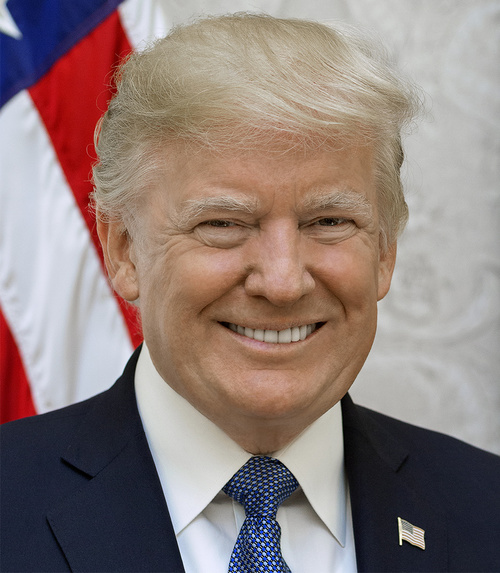
#> input picture trump.jpg, 500 x 573 px
$ jupyter execute 'Instagram_filters (1).ipynb'   (shell and % lines are left out)
#> lines starting #> are read from the running program, lines starting #| are printed output that depends on the picture; after the words box and inside, x2 and y2 are one past the last pixel; in counts of white or black regions, pixels touching at a corner belong together
#> further down, image is the input picture: shape (573, 500, 3); mean B, G, R 123, 126.8, 143
# <font style="color:rgb(50,120,229)">Introduction</font>

Instagram is a photo-enhancing and sharing app for mobile phones. The name came from “Instant Camera and TeleGram”. It allows users to apply different filters to their pictures and share it. It was launched in September 2010 and was an instant hit among its users with 1 Million registered users within 2 months and 10 million in a year. It was acquired by Facebook in 2012 for $1 Billion. [**You know what is cool? A billion dollars!**](https://www.youtube.com/watch?v=4e0n7vTLz1U)

There are many photographic filters present in the app like Clarendon, Gingham, Lark, Moon, X-Pro II, Nashville, Sutro, Kelvin and many more. Most filters can be designed using the method described in color enhancement using curves section.

In this part of the project, You will design 2 instagram-like filter on your own.

1. Pencil Sketch Filter - This will generate a sketch of the given image as shown in the output below.
1. Cartoon Filter using - This should produce a cartoonified output of the input image.

Given below is the expected output for the two filters. Looking at the output, you should be able to figure out what processing can produce those results.

You can also come up with your own filter and show them in the discussion forum.

| <center> <a href="https://www.dropbox.com/s/0w8j6ejacfw3lwt/trump.jpg?dl=1"></a></center> | <center> <a href="https://www.dropbox.com/s/yegx6u3bx8otvh5/pencilSketch.jpg?dl=1"></a></center> | <center> <a href="https://www.dropbox.com/s/rttwy9wszo76jse/cartoon.jpg?dl=1"></a></center> |
| -------- | -------- | -------- |
| <center>Original Image</center>     | <center>Pencil Sketch Result</center>     | <center>Cartoon Filter Result</center>     |

[cell 1]
import cv2
import matplotlib.pyplot as plt
import numpy as np

[cell 2]
import matplotlib
matplotlib.rcParams['figure.figsize'] = (10.0, 10.0)
matplotlib.rcParams['image.cmap'] = 'gray'

[cell 3]
def cartoonify(image, arguments=0):
    # Convert to grayscale
#> called with arguments = 0
    gray = cv2.cvtColor(image, cv2.COLOR_BGR2GRAY)
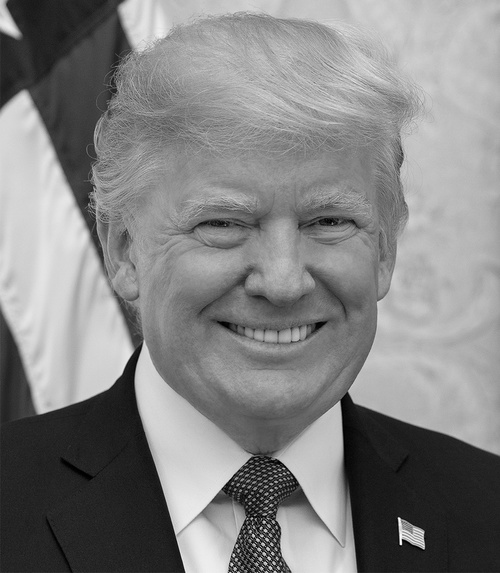
#> gray: shape (573, 500); min 0, max 254, mean 131.3

    # Apply median blur to reduce noise
    gray_blur = cv2.medianBlur(gray, 7)

    # Detect edges using adaptive thresholding
    edges = cv2.adaptiveThreshold(
        gray_blur, 255,
        cv2.ADAPTIVE_THRESH_MEAN_C,
        cv2.THRESH_BINARY,
        blockSize=9,
        C=2
    )
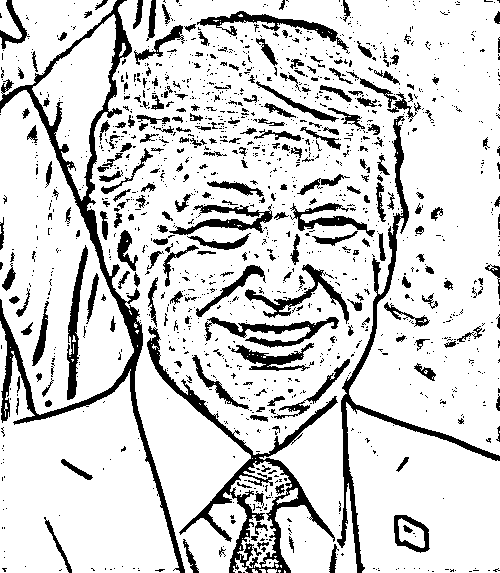
#> edges: shape (573, 500); 83.3% white; 1432 black regions (1177 under 20 px), largest, box (x1, y1, x2, y2) and area: (0, 0, 185, 573) 7861, (147, 326, 338, 573) 5267, (337, 116, 500, 573) 3941

    # Apply bilateral filter to reduce color palette
    color_reduced = cv2.bilateralFilter(image, d=9, sigmaColor=75, sigmaSpace=75)

    # Combine color-reduced image with edges
    cartoonImage = cv2.bitwise_and(color_reduced, color_reduced, mask=edges)
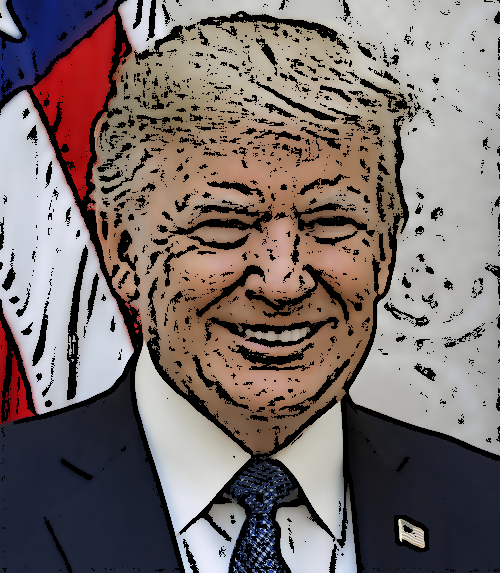
#> cartoonImage: shape (573, 500, 3); mean B, G, R 107.2, 109.7, 121.3

    return cartoonImage

[cell 4]
def pencilSketch(image, arguments=0):
    # Step 1: Convert the image to grayscale
#> called with arguments = 0
    gray = cv2.cvtColor(image, cv2.COLOR_BGR2GRAY)
    invert = cv2.bitwise_not(gray)
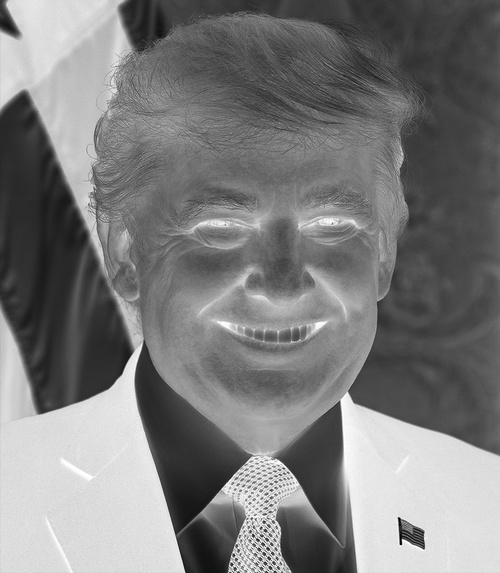
#> invert: shape (573, 500); min 1, max 255, mean 123.7
    blur= cv2.GaussianBlur(invert, (21,21),sigmaX=0,sigmaY=0)
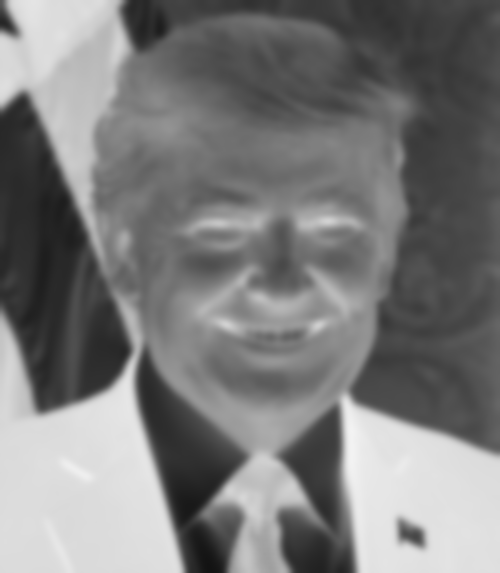
#> blur: shape (573, 500); min 19, max 243, mean 123.7
    sketch = cv2.divide(gray, 255-blur, scale=256)
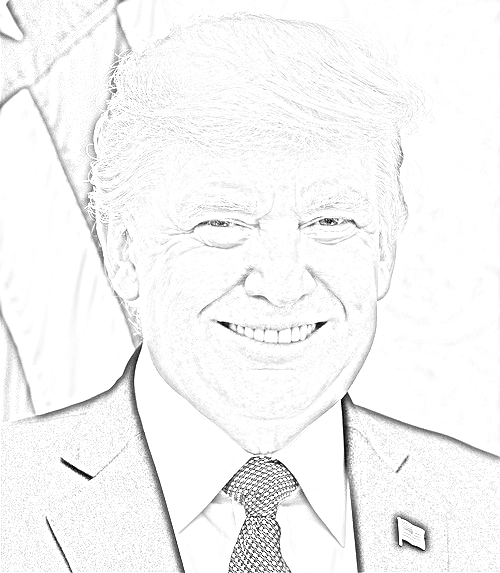
#> sketch: shape (573, 500); min 0, max 255, mean 245.6
    return sketch

[cell 5]
imagePath = "trump.jpg"
image = cv2.imread(imagePath)

cartoonImage = cartoonify(image)
pencilSketchImage = pencilSketch(image)

$ run again, with cartoon.jpg copied over trump.jpg
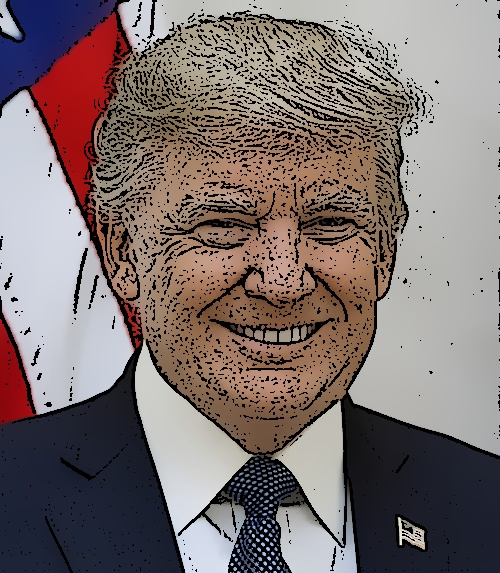
#> input picture cartoon.jpg, 500 x 573 px
#> image is the input picture: shape (573, 500, 3); mean B, G, R 111.6, 113.2, 125.6
#> in cartoonify, `edges = cv2.adaptiveThreshold( gray_blur, 255, cv2.ADAPTIVE_THRESH_MEA..`:
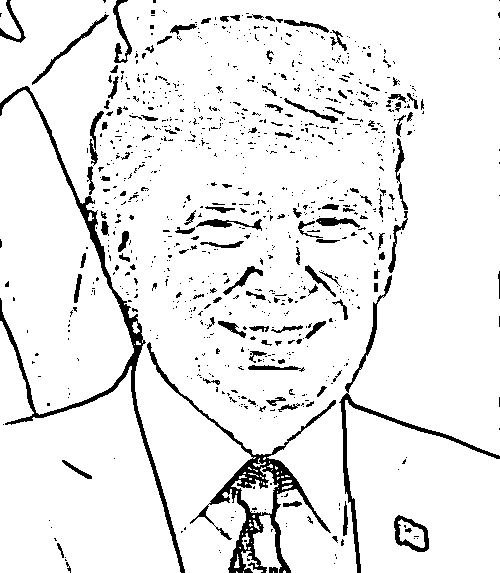
#> edges: shape (573, 500); 92.1% white; 939 black regions (813 under 20 px), largest, box (x1, y1, x2, y2) and area: (147, 342, 336, 573) 4232, (0, 86, 185, 573) 3846, (339, 275, 500, 573) 1901
#> in pencilSketch, `sketch = cv2.divide(gray, 255-blur, scale=256)`:
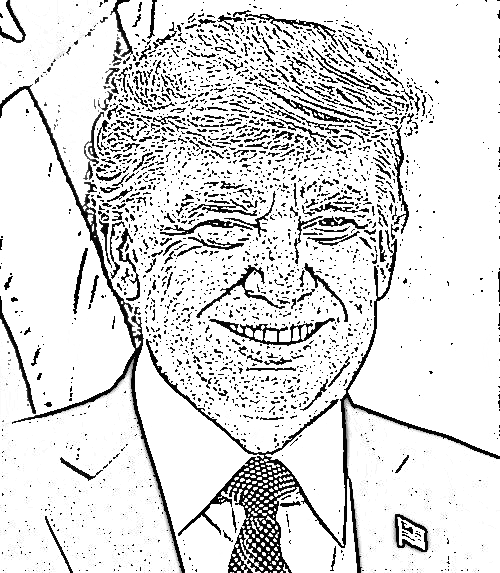
#> sketch: shape (573, 500); min 0, max 255, mean 221

$ run again, with blemish.png saved as trump.jpg
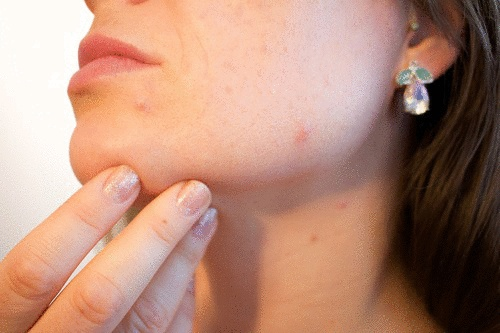
#> input picture blemish.png, 500 x 333 px
#> image is the input picture: shape (333, 500, 3); mean B, G, R 120.8, 139.1, 181.4
#> in cartoonify, `edges = cv2.adaptiveThreshold( gray_blur, 255, cv2.ADAPTIVE_THRESH_MEA..`:
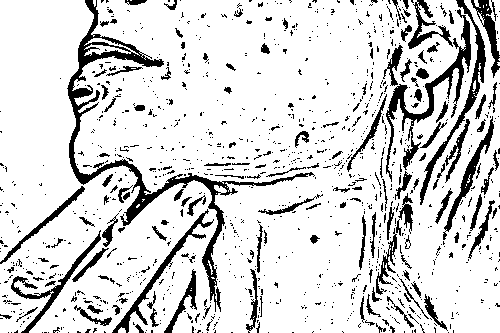
#> edges: shape (333, 500); 84.5% white; 1136 black regions (987 under 20 px), largest, box (x1, y1, x2, y2) and area: (67, 0, 315, 312) 4827, (386, 9, 471, 182) 2061, (420, 0, 486, 205) 1253
#> in pencilSketch, `sketch = cv2.divide(gray, 255-blur, scale=256)`:
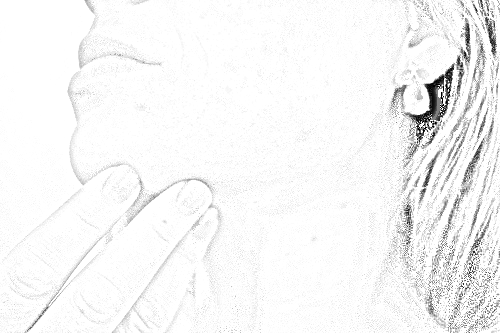
#> sketch: shape (333, 500); min 0, max 255, mean 245.4
